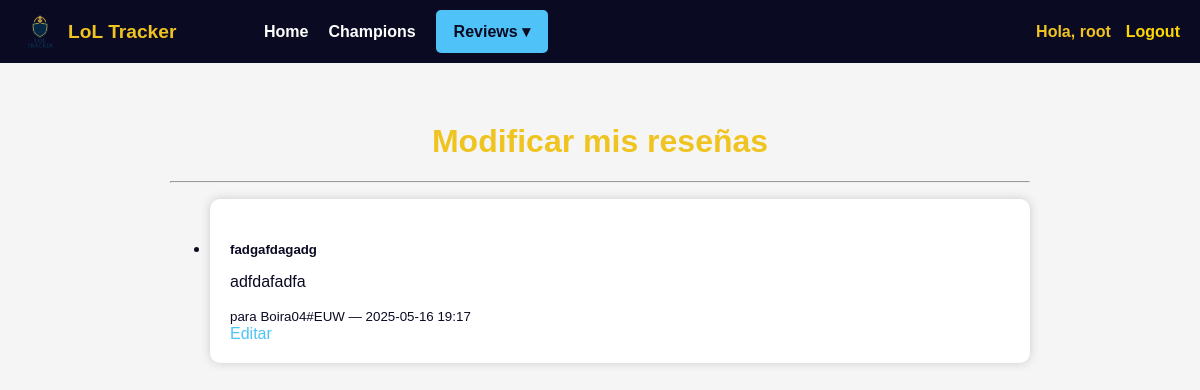
/lol_app/reviews/update/ (signed in), run on an earlier commit of the app's database.
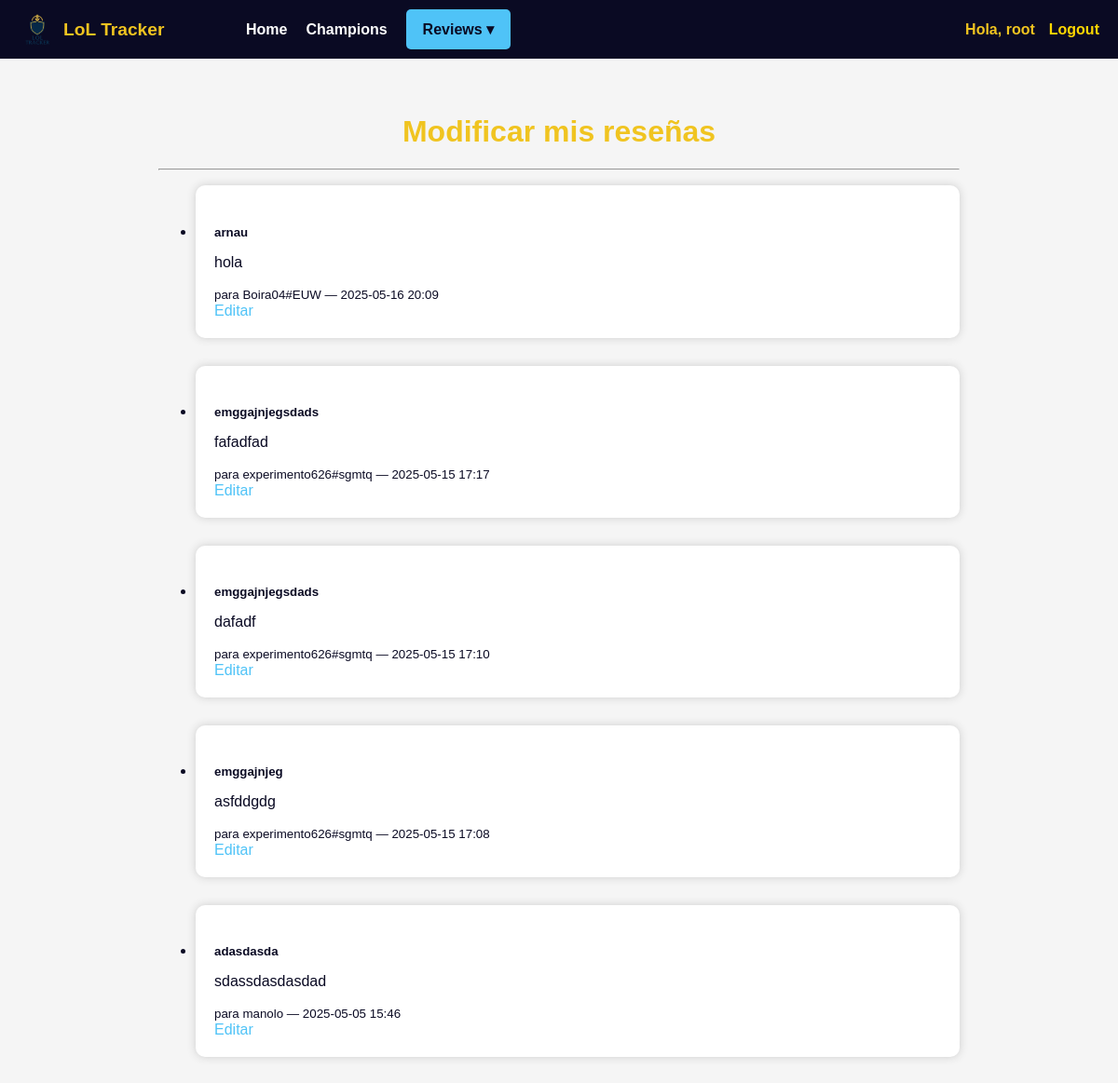
And on a later commit of the database.
### lol_app/models.py (models this page shows, shortened)
class Review(models.Model):
    review_id    = models.AutoField(primary_key=True)
    title        = models.CharField(max_length=100)
    body         = models.TextField()
    to_user      = models.ForeignKey('UserLOL', on_delete=models.CASCADE, related_name="reviews_received")
    from_user    = models.ForeignKey('auth.User', on_delete=models.CASCADE, related_name="reviews_written")
    match        = models.ForeignKey('Match', on_delete=models.SET_NULL, null=True, blank=True, related_name="reviews")
    timestamp    = models.DateTimeField(auto_now_add=True)
    is_deleted   = models.BooleanField(default=False)
    deleted_at   = models.DateTimeField(null=True, blank=True)
    objects      = ActiveReviewManager()  # Por defecto solo activas
    all_objects  = models.Manager()       # Incluye también las borradas

class UserLOL(models.Model):
    user_id = models.AutoField(primary_key=True)
    username = models.CharField(max_length=150, unique=True)
    email = models.EmailField(unique=True)
    main = models.ForeignKey(Champion, on_delete=models.SET_NULL, null=True, related_name="mained_by")

### lol_app/views.py (the view)
# urls.py: path('reviews/update/', views.review_update_list, name='review_update_list'),
@login_required
def review_update_list(request):
    reviews = Review.objects.filter(from_user=request.user).order_by('-timestamp')
    return render(request, 'review_update_list.html', {'reviews': reviews})

### lol_app/models.py (called while the page is built)
    def get_queryset(self):
        return super().get_queryset().filter(is_deleted=False)

### lol_app/templates/review_update_list.html (shortened to what this page needs)
{% extends "base.html" %}
{% block content %}
<div class="container">
  <h1>Modificar mis reseñas</h1>
  <hr>
  {% if reviews %}
    <ul class="list-unstyled">
      {% for r in reviews %}
      <li class="mb-3">
        <div class="review-box">
          <h5>{{ r.title }}</h5>
          <p>{{ r.body|truncatewords:20 }}</p>
          <small class="text-muted">para {{ r.to_user.username }} — {{ r.timestamp|date:"Y-m-d H:i" }}</small>
          <br>
          <a href="{% url 'review_update' r.pk %}" class="btn btn-sm">Editar</a>
        </div>
      </li>
      {% endfor %}
    </ul>
  {% else %}
    <p>No has escrito aún ninguna reseña.</p>
  {% endif %}
</div>
{% endblock %}

### lol_app/templates/base.html (shortened to what this page needs)
<!DOCTYPE html>
{% load static %}
<html lang="es">
<head>
    <link rel="stylesheet" href="{% static 'style.css' %}">
</head>
<body>
    <nav class="navbar">
        <div class="nav-left-fixed">
            <a href="{% url 'home' %}" class="nav-logo">
                <img src="{% static 'img/logo.png' %}" alt="Logo" width="40" height="40">
                LoL Tracker
            </a>
        </div>
        <div class="nav-center-group">
            <a href="{% url 'home' %}">Home</a>
            <a href="{% url 'champion_list' %}">Champions</a>
            {% if user.is_authenticated %}
            <div class="dropdown-inline">
                <button class="dropbtn">Reviews ▾</button>
            </div>
            {% endif %}
        </div>
        <div class="nav-right">
            {% if user.is_authenticated %}
                <span class="nav-user">Hola, {{ user.username }}</span>
                <form method="post" action="{% url 'logout' %}"
                  style="all: unset; display: inline;">
              <button type="submit"
                      style="
                        all: unset;
                        color: #FFD700;
                        font-weight: bold;
                        cursor: pointer;
                      "
                      onmouseover="this.style.textDecoration='underline'"
                      onmouseout="this.style.textDecoration='none'">
                Logout
              </button>
            </form>
            {% else %}
                <a href="{% url 'login' %}">Login</a>
                <a href="{% url 'register' %}">Register</a>
            {% endif %}
        </div>
    </nav>
    <div class="container">
        {% block content %}
        {% endblock %}
    </div>
</body>
</html>

### lol_app/static/style.css (style rules this page uses)
body { font-family: 'Poppins', sans-serif; background-color: #f5f5f5; color: #0a0a23; margin: 0; padding: 0; min-height: 100vh; }
h1, h2 { color: #f0c420; text-align: center; margin-top: 20px; }
p, a, label { font-size: 1rem; }
a { color: #4fc3f7; text-decoration: none; }
form { max-width: 400px; margin: 30px auto; padding: 20px; background-color: #ffffff; border-radius: 10px; box-shadow: 0 0 10px #ccc; }
button { width: 100%; padding: 10px; background-color: #4fc3f7; border: none; border-radius: 5px; font-weight: bold; color: #0a0a23; cursor: pointer; transition: background-color 0.3s; }
.container { padding: 20px; max-width: 900px; margin: auto; }
.review-box { background-color: #ffffff; border-radius: 10px; box-shadow: 0 0 10px #ccc; padding: 20px; margin-bottom: 30px; }
.review-box h5 { margin-bottom: 10px; color: #0a0a23; }
.navbar { background-color: #0a0a23; padding: 10px 20px; display: flex; align-items: center; position: relative; }
.nav-left-fixed { position: absolute; left: 20px; top: 50%; transform: translateY(-50%); display: flex; align-items: center; }
.nav-logo { display: flex; align-items: center; color: #f0c420; font-weight: bold; font-size: 1.2rem; text-decoration: none; }
.nav-logo img { margin-right: 8px; }
.nav-center-group { margin: 0 auto; display: flex; align-items: center; gap: 20px; }
.nav-center-group a { color: #ffffff; text-decoration: none; font-weight: bold; }
.nav-right { margin-left: auto; display: flex; align-items: center; gap: 15px; }
.nav-user { color: #f0c420; font-weight: bold; }
.dropdown-inline { position: relative; display: inline-block; }
.dropbtn { background-color: #4fc3f7; color: #0a0a23; padding: 12px 18px; font-weight: bold; border: none; border-radius: 5px; cursor: pointer; transition: background-color 0.3s; font-size: 1rem; }

What changed in the data, as far as the page shows it:
removed Review: title "fadgafdagadg", body "adfdafadfa", to_user.username "Boira04#EUW", timestamp "2025-05-16 19:17"
added Review: title "arnau", body "hola", to_user.username "Boira04#EUW", timestamp "2025-05-16 20:09"
added Review: title "emggajnjegsdads", body "fafadfad", to_user.username "experimento626#sgmtq", timestamp "2025-05-15 17:17"
now on this page (row edited): Review: title "emggajnjegsdads", body "dafadf", to_user.username "experimento626#sgmtq", timestamp "2025-05-15 17:10"
added Review: title "emggajnjeg", body "asfddgdg", to_user.username "experimento626#sgmtq", timestamp "2025-05-15 17:08"
now on this page (row edited): Review: title "adasdasda", body "sdassdasdasdad", to_user.username "manolo", timestamp "2025-05-05 15:46"
